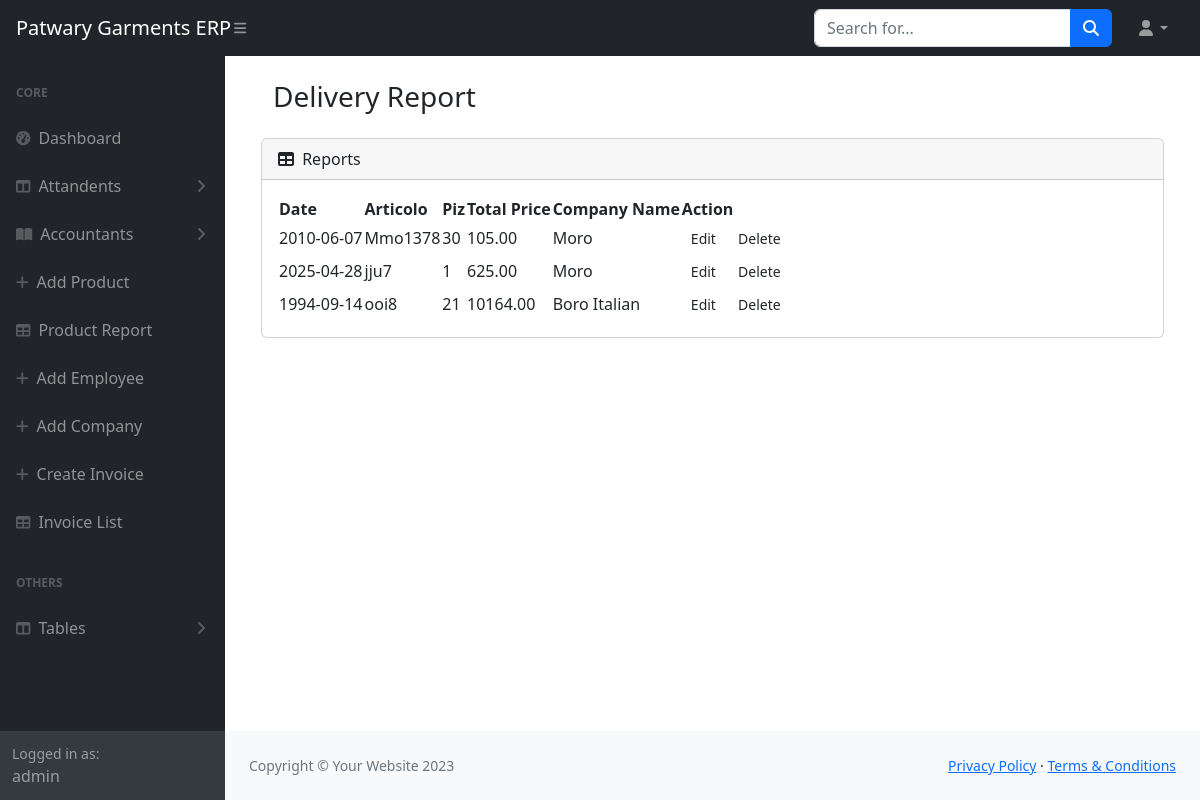
The page /delivery-report (signed in) on the database its author committed.
### core/models.py (models this page shows, shortened)
class ProductDelivery(models.Model):
    product = models.ForeignKey(Products, on_delete=models.CASCADE)
    date = models.CharField(max_length=250)
    piz = models.CharField(max_length=250)
    total_price = models.CharField(max_length=250)

class Products(models.Model):
    date = models.CharField(max_length=250)
    art = models.CharField(max_length=250)
    piz = models.IntegerField()
    price = models.FloatField()
    delivery_date = models.CharField(max_length=250,null=True,blank=True)
    company_name =  models.ForeignKey(Companies,on_delete=models.CASCADE)

class Companies(models.Model):
    name = models.CharField(max_length=300)
    address = models.CharField(max_length=300)
    phone_num= models.CharField(max_length=300)
    def __str__(self):
        return self.name

### core/views.py (the view)
# urls.py: path('delivery-report',deliveryReport,name="delivery_report"),
def deliveryReport(request):
    if not request.user.is_authenticated:
        return redirect('signin')
    delivery = ProductDelivery.objects.all()
    return render(request, 'core/delivery_report.html',locals())

### core/templates/core/delivery_report.html (shortened to what this page needs)
{% extends "base/base.html" %} {% load static %}  {% block body %}
<main>
  <div class="container">
    <div class="row justify-content-center p-4">
      <div class="row mb-3">
        <div class="col-12">
          <h3>Delivery Report</h3>
        </div>
      </div>
      <div class="col-12">
        <div class="card mb-4">
      <div class="card-header">
        <i class="fas fa-table me-1"></i>
        Reports
      </div>
      <div class="card-body">
        <table id="datatablesSimple">
          <thead>
            <tr>
              <th>Date</th>
              <th>Articolo</th>
              <th>Piz</th>
              <th>Total Price</th>
              <th>Company Name</th>
              <th>Action</th>
            </tr>
          </thead>
          <tbody>
            {% for deliveryProduct in delivery %}
            <tr>
              <td> {{deliveryProduct.date}} </td>
              <td>{{deliveryProduct.product.art}}</td>
              <td>{{deliveryProduct.piz}}</td>
              <td>{{deliveryProduct.total_price}}</td>
              <td>{{deliveryProduct.product.company_name}}</td>
              <td>
                <a class="btn btn-sm" href="">Edit</a>
                <a class="btn btn-sm" href="">Delete</a>
               </td>
            </tr>
            {% endfor %}
          </tbody>
        </table>
      </div>
    </div>
    </div>
  </div>
</main>
{% endblock body %}

### templates/base/base.html (shortened to what this page needs)
<!DOCTYPE html>
{% load static %}
<html lang="en">
  <head>
    <link
      href="https://cdn.jsdelivr.net/npm/simple-datatables@7.1.2/dist/style.min.css"
      rel="stylesheet"
    />
    <link href="{% static 'base/css/styles.css' %}" rel="stylesheet" />
  </head>
  <body class="sb-nav-fixed">
    <nav class="sb-topnav navbar navbar-expand navbar-dark bg-dark">
      <a class="navbar-brand ps-3" href="{% url 'dashboard' %}"
        >Patwary Garments ERP</a
      >
      <button
        class="btn btn-link btn-sm order-1 order-lg-0 me-4 me-lg-0"
        id="sidebarToggle"
        href="#!"
      >
        <i class="fas fa-bars"></i>
      </button>
      <form
        class="d-none d-md-inline-block form-inline ms-auto me-0 me-md-3 my-2 my-md-0"
      >
        <div class="input-group">
          <input
            class="form-control"
            type="text"
            placeholder="Search for..."
            aria-label="Search for..."
            aria-describedby="btnNavbarSearch"
          />
          <button class="btn btn-primary" id="btnNavbarSearch" type="button">
            <i class="fas fa-search"></i>
          </button>
        </div>
      </form>
      <ul class="navbar-nav ms-auto ms-md-0 me-3 me-lg-4">
        <li class="nav-item dropdown">
          <a
            class="nav-link dropdown-toggle"
            id="navbarDropdown"
            href="#"
            role="button"
            data-bs-toggle="dropdown"
            aria-expanded="false"
            ><i class="fas fa-user fa-fw"></i
          ></a>
        </li>
      </ul>
    </nav>
    <div id="layoutSidenav">
      <div id="layoutSidenav_nav">
        <nav class="sb-sidenav accordion sb-sidenav-dark" id="sidenavAccordion">
          <div class="sb-sidenav-menu">
            <div class="nav">
              <div class="sb-sidenav-menu-heading">Core</div>
              <a class="nav-link" href="{% url 'dashboard' %}">
                <div class="sb-nav-link-icon">
                  <i class="fas fa-tachometer-alt"></i>
                </div>
                Dashboard
              </a>
              <a
                class="nav-link collapsed"
                href="#"
                data-bs-toggle="collapse"
                data-bs-target="#collapseLayouts"
                aria-expanded="false"
                aria-controls="collapseLayouts"
              >
                <div class="sb-nav-link-icon">
                  <i class="fas fa-columns"></i>
                </div>
                Attandents
                <div class="sb-sidenav-collapse-arrow">
                  <i class="fas fa-angle-down"></i>
                </div>
              </a>
              <a
                class="nav-link collapsed"
                href="#"
                data-bs-toggle="collapse"
                data-bs-target="#collapsePages"
                aria-expanded="false"
                aria-controls="collapsePages"
              >
                <div class="sb-nav-link-icon">
                  <i class="fas fa-book-open"></i>
                </div>
                Accountants
                <div class="sb-sidenav-collapse-arrow">
                  <i class="fas fa-angle-down"></i>
                </div>
              </a>
              <a class="nav-link" href="{% url 'add_products' %}">
                <div class="sb-nav-link-icon"><i class="fas fa-add"></i></div>
                Add Product
              </a>
              <a class="nav-link" href="{% url 'product_report' %}">
                <div class="sb-nav-link-icon"><i class="fas fa-table"></i></div>
                Product Report
              </a>
              <a class="nav-link" href="{% url 'add_employee' %}">
                <div class="sb-nav-link-icon"><i class="fas fa-add"></i></div>
                Add Employee
              </a>
              <a class="nav-link" href="{% url 'add_company' %}">
                <div class="sb-nav-link-icon"><i class="fas fa-add"></i></div>
                Add Company
              </a>
              <a class="nav-link" href="{% url 'add_invoice' %}">
                <div class="sb-nav-link-icon"><i class="fas fa-add"></i></div>
                Create Invoice
              </a>
              <a class="nav-link" href="{% url 'invoice_list' %}">
                <div class="sb-nav-link-icon"><i class="fas fa-table"></i></div>
                Invoice List
              </a>
              <div class="sb-sidenav-menu-heading">Others</div>
              <a
                class="nav-link collapsed"
                href="#"
                data-bs-toggle="collapse"
                data-bs-target="#collapseLayouts1"
                aria-expanded="false"
                aria-controls="collapseLayouts1"
              >
                <div class="sb-nav-link-icon">
                  <i class="fas fa-columns"></i>
                </div>
                Tables
                <div class="sb-sidenav-collapse-arrow">
                  <i class="fas fa-angle-down"></i>
                </div>
              </a>
            </div>
          </div>
          <div class="sb-sidenav-footer">
            <div class="small">Logged in as:</div>
            {{request.user.username}}
          </div>
        </nav>
      </div>
      <div id="layoutSidenav_content">
        {% block body %}{% endblock body %}
        <footer class="py-4 bg-light mt-auto">
          <div class="container-fluid px-4">
            <div
              class="d-flex align-items-center justify-content-between small"
            >
              <div class="text-muted">Copyright &copy; Your Website 2023</div>
              <div>
                <a href="#">Privacy Policy</a>
                &middot;
                <a href="#">Terms &amp; Conditions</a>
              </div>
            </div>
          </div>
        </footer>
      </div>
    </div>
  </body>
</html>

### rows shown on the page
ProductDelivery: date "2010-06-07", product.art "Mmo1378", piz "30", total_price "105.00", product.company_name "Moro"
ProductDelivery: date "2025-04-28", product.art "jju7", piz "1", total_price "625.00", product.company_name "Moro"
ProductDelivery: date "1994-09-14", product.art "ooi8", piz "21", total_price "10164.00", product.company_name "Boro Italian"

### other values the page prints
{{ request.user.username }} "admin"
